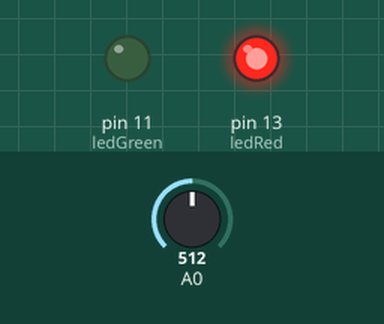
Bench run of a sketch on a simulated Arduino Uno, built with avr-gcc and run on an emulated ATmega328P. Shown: output pins drawn as LEDs (lit = HIGH). Inputs (shaded band) come from the test bench; at power-on: A0 = 512.

Above: at 1.3 s.
1.4 s: A0 set to 204
2.9 s: A0 set to 175
At 3.3 s:
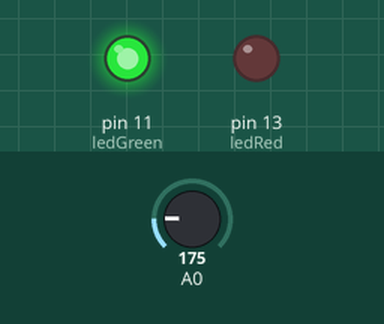
4.5 s: A0 set to 306
At 5.6 s:
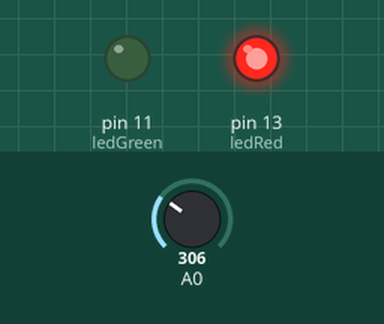
6.0 s: A0 set to 122
At 6.8 s:
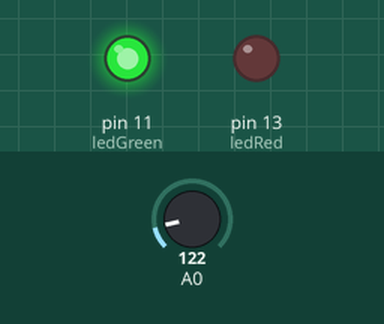
Timing chart, 0 to 8.5 s (numbered marks = the images above; inputs shaded):
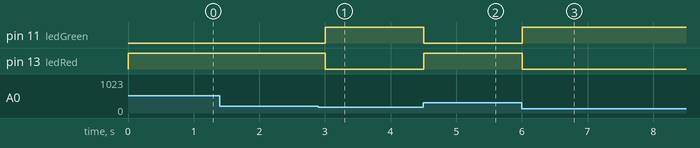

The sketch:

temperature-high-low.ino
```cpp
/*

  Turn red LED on if above 27C, turn green LED on if below 27C

*/

int ledRed = 13;
int ledGreen = 11;

void setup() {
  pinMode(ledRed,OUTPUT);
  pinMode(ledGreen,OUTPUT);
}

void loop() {

    int reading = analogRead(A0);
    float voltage = reading*(5.0/1023.0);
    float temperature = (voltage - 0.4)/0.0195;

    if (temperature > 27.0)
    {
      digitalWrite(ledRed,HIGH);
      digitalWrite(ledGreen,LOW);
    }
    else
    {
      digitalWrite(ledGreen,HIGH);
      digitalWrite(ledRed,LOW);
    }

    delay(500);

}
```

Measured:
- the behaviour switches between 190 and 189 on A0 (found by bisection; images 0 and 1)
- after the input at 1.4 s, every drawn part: stays the same
- after the input at 2.9 s, pin 11 (ledGreen): LOW → HIGH after 0.10 s; pin 13 (ledRed): HIGH → LOW after 0.10 s
- after the input at 4.5 s, pin 11 (ledGreen): HIGH → LOW at once; pin 13 (ledRed): LOW → HIGH at once
- after the input at 6.0 s, pin 11 (ledGreen): LOW → HIGH at once; pin 13 (ledRed): HIGH → LOW at once
